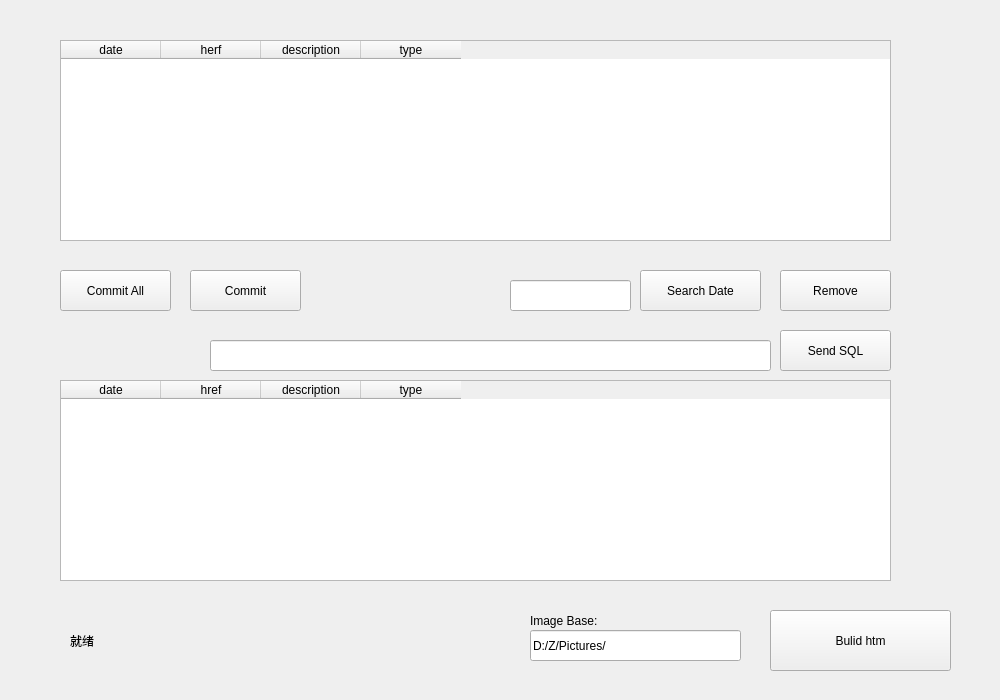
<?xml version="1.0" encoding="UTF-8"?>
<ui version="4.0">
 <class>labelCommit</class>
 <widget class="QWidget" name="labelCommit">
  <property name="geometry">
   <rect>
    <x>0</x>
    <y>0</y>
    <width>1000</width>
    <height>700</height>
   </rect>
  </property>
  <property name="windowTitle">
   <string>提交录入</string>
  </property>
  <widget class="QLineEdit" name="dateEdit">
   <property name="geometry">
    <rect>
     <x>510</x>
     <y>280</y>
     <width>121</width>
     <height>31</height>
    </rect>
   </property>
  </widget>
  <widget class="QPushButton" name="pushButtonSearch">
   <property name="geometry">
    <rect>
     <x>640</x>
     <y>270</y>
     <width>121</width>
     <height>41</height>
    </rect>
   </property>
   <property name="text">
    <string>Search Date</string>
   </property>
  </widget>
  <widget class="QTableWidget" name="tableWidget">
   <property name="geometry">
    <rect>
     <x>60</x>
     <y>380</y>
     <width>831</width>
     <height>201</height>
    </rect>
   </property>
   <column>
    <property name="text">
     <string>date</string>
    </property>
   </column>
   <column>
    <property name="text">
     <string>href</string>
    </property>
   </column>
   <column>
    <property name="text">
     <string>description</string>
    </property>
   </column>
   <column>
    <property name="text">
     <string>type</string>
    </property>
   </column>
  </widget>
  <widget class="QTableWidget" name="tableWidget_2">
   <property name="geometry">
    <rect>
     <x>60</x>
     <y>40</y>
     <width>831</width>
     <height>201</height>
    </rect>
   </property>
   <column>
    <property name="text">
     <string>date</string>
    </property>
   </column>
   <column>
    <property name="text">
     <string>herf</string>
    </property>
   </column>
   <column>
    <property name="text">
     <string>description</string>
    </property>
   </column>
   <column>
    <property name="text">
     <string>type</string>
    </property>
   </column>
  </widget>
  <widget class="QPushButton" name="pushButtonCommitAll">
   <property name="geometry">
    <rect>
     <x>60</x>
     <y>270</y>
     <width>111</width>
     <height>41</height>
    </rect>
   </property>
   <property name="text">
    <string>Commit All</string>
   </property>
  </widget>
  <widget class="QPushButton" name="pushButtonCommit">
   <property name="geometry">
    <rect>
     <x>190</x>
     <y>270</y>
     <width>111</width>
     <height>41</height>
    </rect>
   </property>
   <property name="text">
    <string>Commit</string>
   </property>
  </widget>
  <widget class="QPushButton" name="pushButtonDelete">
   <property name="geometry">
    <rect>
     <x>780</x>
     <y>270</y>
     <width>111</width>
     <height>41</height>
    </rect>
   </property>
   <property name="text">
    <string>Remove</string>
   </property>
  </widget>
  <widget class="QPushButton" name="pushButtonBuild">
   <property name="geometry">
    <rect>
     <x>770</x>
     <y>610</y>
     <width>181</width>
     <height>61</height>
    </rect>
   </property>
   <property name="text">
    <string>Bulid htm</string>
   </property>
  </widget>
  <widget class="QLabel" name="statusBar">
   <property name="geometry">
    <rect>
     <x>70</x>
     <y>620</y>
     <width>291</width>
     <height>41</height>
    </rect>
   </property>
   <property name="text">
    <string>就绪</string>
   </property>
  </widget>
  <widget class="QLineEdit" name="sqlEdit">
   <property name="geometry">
    <rect>
     <x>210</x>
     <y>340</y>
     <width>561</width>
     <height>31</height>
    </rect>
   </property>
  </widget>
  <widget class="QPushButton" name="pushButtonSendSQL">
   <property name="geometry">
    <rect>
     <x>780</x>
     <y>330</y>
     <width>111</width>
     <height>41</height>
    </rect>
   </property>
   <property name="text">
    <string>Send SQL</string>
   </property>
  </widget>
  <widget class="QLineEdit" name="imageBaseEdit">
   <property name="geometry">
    <rect>
     <x>530</x>
     <y>630</y>
     <width>211</width>
     <height>31</height>
    </rect>
   </property>
   <property name="text">
    <string>D:/Z/Pictures/</string>
   </property>
  </widget>
  <widget class="QLabel" name="label">
   <property name="geometry">
    <rect>
     <x>530</x>
     <y>610</y>
     <width>91</width>
     <height>21</height>
    </rect>
   </property>
   <property name="text">
    <string>Image Base:</string>
   </property>
  </widget>
 </widget>
 <resources/>
 <connections/>
</ui>
